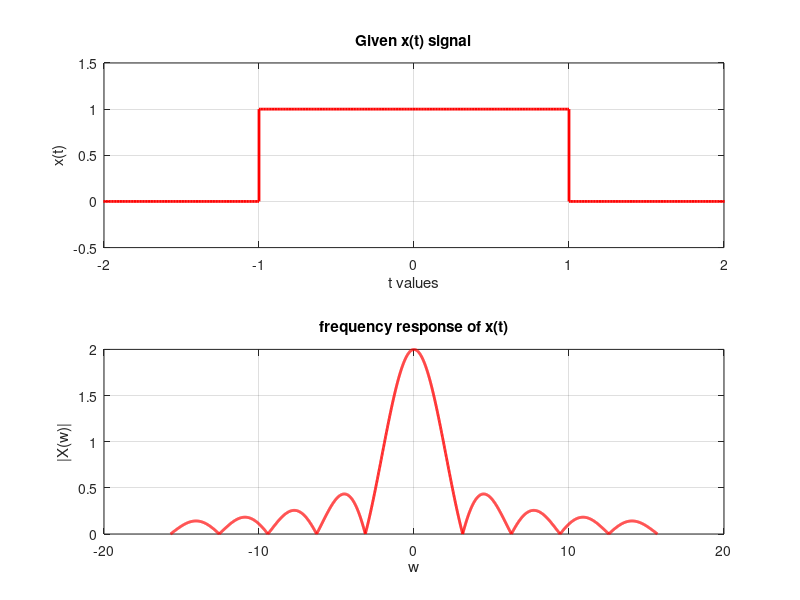

This chart was generated by the following MATLAB code:
t1=-10:0.01:-1;
t2=-1:0.01:1;
t3=1:0.01:10;
t=[t1 t2 t3];
x1=zeros(size(t1));
x2=ones(size(t2));
x3=zeros(size(t3));
x=[x1 x2 x3];
subplot(211)%POLTTING THE GIVEN x(t) signal
plot(t,x,'r','LineWidth',2)
title('Given x(t) signal')
xlabel('t values')
ylabel('x(t)')
ylim([-0.5 1.5])
xlim([-2 2])
grid on;
%%USING THE FORMULA TO CALCULATE THE X(W)
w=-5*pi:0.01:5*pi;
for i=1:length(w)
  xw(i)=trapz(t,x.*exp(-1i*w(i).*t));%INTEGRATION OF THE THE SIGNAL
end
subplot(212)%PLOTTING THE MAGNITUDE OF THE GIVEN X(W)
plot(w,abs(xw),'r','LineWidth',2);
title('frequency response of x(t)')
xlabel('w')
ylabel('|X(w)|')
grid on;





